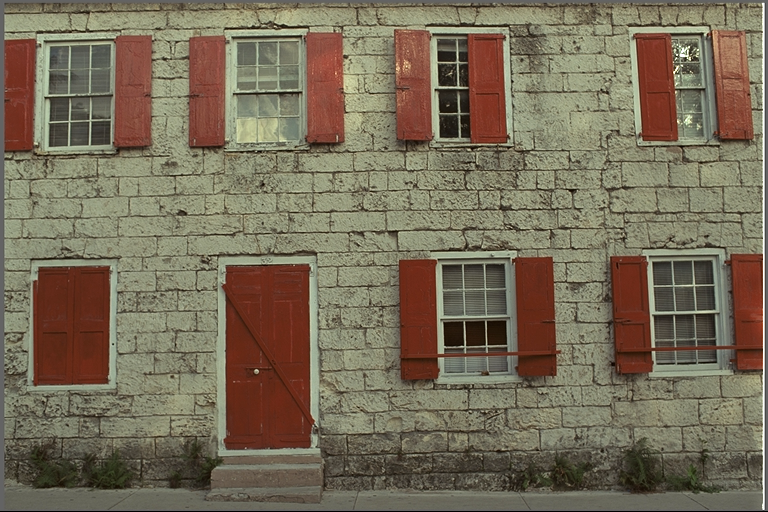
#> input picture data/kodim01.png, 768 x 512 px; its folder holds 5 pictures in this run
$ jupyter execute analysis_image01.ipynb
#> lines starting #> are read from the running program, lines starting #| are printed output that depends on the picture; after the words box and inside, x2 and y2 are one past the last pixel; in counts of white or black regions, pixels touching at a corner belong together; long printed decimals are rounded
### utils.py
import cv2
import os
import numpy as np
import matplotlib.pyplot as plt
from skimage.metrics import structural_similarity as ssim


def list_images(folder):
    exts = ('.png', '.jpg', '.jpeg', '.bmp')
    return sorted([os.path.join(folder, f) for f in os.listdir(folder) if f.lower().endswith(exts)])


def read_images( path , gray = False ):
#> called with path = '../data/kodim01.png', gray = False
    img = cv2.imread(path)
#> img is the input picture: shape (512, 768, 3); mean B, G, R 88.4, 108.7, 119.8
    if img is None:
        raise FileNotFoundError(f"Image not found: {path}")

    if gray:
        return cv2.cvtColor(img, cv2.COLOR_BGR2GRAY)

    # Convert BGR to RGB for matplotlib
    return cv2.cvtColor(img, cv2.COLOR_BGR2RGB)


def show_image(img, title='' ):

    if img.ndim == 2:
        plt.imshow(img, cmap='gray')
    else:
        plt.imshow(img)
    plt.title(title)
    plt.axis('off')
    plt.show()


def add_salt_pepper_noise(img, p):
    noisy = img.copy()
    rand = np.random.rand(*img.shape)

    noisy[rand < p/2] = 0        # Poivre
    noisy[rand > 1 - p/2] = 255  # Sel

    return noisy


def add_gaussian_noise(img, mean=0, sigma=10):

    noisy = img.copy().astype(np.float32)
    gauss = np.random.normal(mean, sigma, img.shape)
    noisy += gauss
    noisy = np.clip(noisy, 0, 255)  # garder les valeurs entre 0 et 255
    return noisy.astype(np.uint8)

def psnr(original, processed):
    mse = np.mean((original - processed) ** 2)
    if mse == 0:
        return float('inf')
    return 20 * np.log10(255.0 / np.sqrt(mse))

### NoteBook/analysis_image01.ipynb
[cell 1]
import cv2
import matplotlib.pyplot as plt
from skimage.metrics import structural_similarity as ssim

[cell 2]
import sys
sys.path.append("..")

[cell 3]
sys.path.append("...")
from utils import list_images, show_image, read_images, add_salt_pepper_noise , add_gaussian_noise ,psnr

[cell 4]
list_images('../data')

[cell 5]

image = read_images('../data/kodim01.png')
show_image(image , 'image 01 ')

[cell 6]
gray = read_images('../data/kodim01.png',gray=True)
#> call 2 of read_images, with path = '../data/kodim01.png', gray = True
#> in read_images (call 2), `return cv2.cvtColor(img, cv2.COLOR_BGR2GRAY)`:
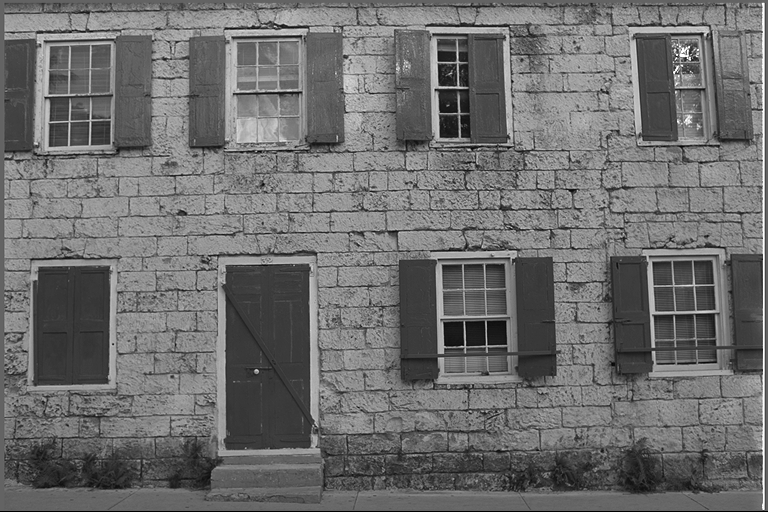
#> returned value: shape (512, 768); min 0, max 255, mean 109.7
show_image(gray , 'gray 01 ')

[cell 7]
hist = cv2.calcHist([gray], [0], None, [256], [0,256])
#> hist = 256 values, max 9137 at index 99, min 0 at index 5, mean 1536

[cell 8]
plt.figure(figsize=(10,4))
equalized = cv2.equalizeHist(gray)
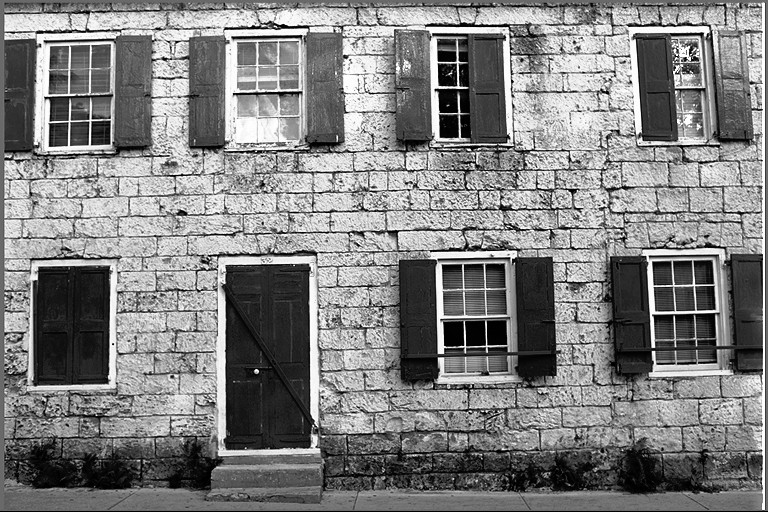
#> equalized: shape (512, 768); min 0, max 255, mean 128.3
hist_eq = cv2.calcHist([equalized], channels=[0], mask=None, histSize=[256],ranges= [0,256])
#> hist_eq = 256 values, max 9137 at index 105, min 0 at index 18, mean 1536

# Affichage de l'image originale gray
plt.subplot(1,2,1)
plt.imshow(gray, cmap='gray')
plt.title("Original Gray Image")
plt.axis('off')
plt.savefig("../results/processed/filtered/image01/gray_image.png", dpi=300, bbox_inches='tight')


plt.subplot(1,2,2)
plt.plot(hist, color='blue')
plt.title("Histogramme original")
plt.xlabel("Intensité")
plt.ylabel("Nombre de pixels")
plt.savefig("../results/histograms/image01/Histogramme_original.png", dpi=300, bbox_inches='tight')
#> figure, not shown here; panel 2: curve peaks at x = 99, y = 9137
plt.show()

[cell 9]
equalized = cv2.equalizeHist(gray)
hist_eq = cv2.calcHist([equalized], channels=[0], mask=None, histSize=[256],ranges= [0,256])

[cell 10]
plt.figure(figsize=(10,4))

# Affichage de l'image originale gray
plt.subplot(1,2,1)
plt.imshow(equalized, cmap='gray')
plt.title("Equalized Image")
plt.axis('off')
plt.savefig("../results/processed/filtered/image01/Equalized_Image.png", dpi=300, bbox_inches='tight')


plt.subplot(1,2,2)
plt.plot(hist_eq, color='blue')
plt.title("Histogramme Equalized")
plt.xlabel("Intensité")
plt.ylabel("Nombre de pixels")
plt.savefig("../results/histograms/image01/Histogramme_Equalized.png", dpi=300, bbox_inches='tight')
#> figure, not shown here; panel 2: curve peaks at x = 105, y = 9137

plt.show()

[cell 11]
clahe = cv2.createCLAHE(clipLimit=2.0, tileGridSize=(8, 8))
clahe_img = clahe.apply(gray)
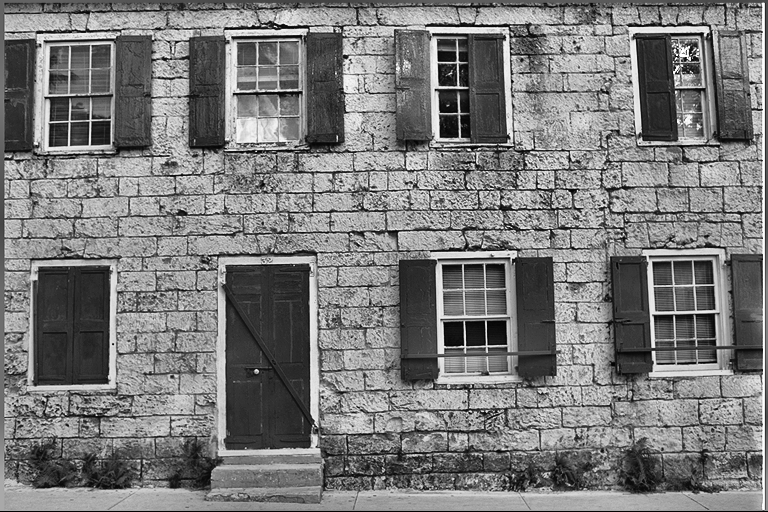
#> clahe_img: shape (512, 768); min 0, max 255, mean 122.4
hist_clahe = cv2.calcHist([clahe_img], [0], None, [256], [0,256])
#> hist_clahe = 256 values, max 3202 at index 48, min 2 at index 0, mean 1536

[cell 12]

clahe = cv2.createCLAHE(clipLimit=2.0, tileGridSize=(8, 8))
clahe_img = clahe.apply(gray)
plt.figure(figsize=(10,4))

# Image CLAHE
plt.subplot(1,2,1)
plt.imshow(clahe_img, cmap='gray')
plt.title("Image après CLAHE")
plt.axis('off')
plt.savefig("../results/processed/filtered/image01/CLAHE_image.png", dpi=300, bbox_inches='tight')

# Histogramme CLAHE
plt.subplot(1,2,2)
plt.plot(hist_clahe, color='blue')
plt.title("Histogramme après CLAHE")
plt.xlabel("Intensité")
plt.ylabel("Nombre de pixels")
plt.savefig("../results/histograms/image01/Histogramme_CLAHE.png", dpi=300, bbox_inches='tight')
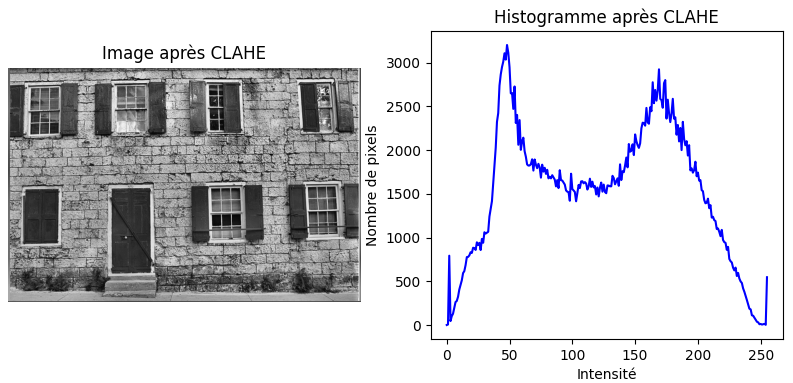
#> figure drawn by matplotlib, 2 panels; panel 2: curve peaks at x = 48, y = 3202

plt.show()

[cell 13]
plt.figure(figsize=(10,4))

plt.subplot(1,3,1)
plt.imshow(gray, cmap='gray')
plt.title("Original Gray Image")
plt.axis('off')

plt.subplot(1,3,2)
plt.imshow(equalized, cmap='gray')
plt.title("Equalized Image")
plt.axis('off')

plt.subplot(1,3,3)
plt.imshow(clahe_img, cmap='gray')
plt.title("Image après CLAHE")
plt.axis('off')

plt.show()

[cell 14]
noisy_img_salt_pepper = add_salt_pepper_noise(gray, 0.05)

# --- Affichage ---
plt.figure(figsize=(12,4))

plt.subplot(1,2,1)
plt.imshow(gray, cmap='gray')
plt.title("Original Gray Image")
plt.axis('off')


plt.subplot(1,2,2)
plt.imshow(noisy_img_salt_pepper, cmap='gray')
plt.title("Image avec Sel et Poivre")
plt.axis('off')


plt.show()

[cell 15]
plt.subplot(1,2,2)
plt.imshow(noisy_img_salt_pepper, cmap='gray')
plt.title("Image avec Sel et Poivre")
plt.axis('off')
plt.savefig("../results/processed/noisy/image01/Sel_et_Poivre_image.png", dpi=300, bbox_inches='tight')

[cell 16]
img_noisy_gauss =add_gaussian_noise(gray, mean=0, sigma=15)

[cell 17]
# --- Affichage ---
plt.figure(figsize=(12,4))

plt.subplot(1,2,1)
plt.imshow(gray, cmap='gray')
plt.title("Original Gray Image")
plt.axis('off')


plt.subplot(1,2,2)
plt.imshow(img_noisy_gauss, cmap='gray')
plt.title("Image avec bruit Gaussien")
plt.axis('off')

[cell 18]
plt.subplot(1,2,2)
plt.imshow(img_noisy_gauss, cmap='gray')
plt.title("Image avec bruit Gaussien")
plt.axis('off')
plt.savefig("../results/processed/noisy/image01/bruit_Gaussien_image.png", dpi=300, bbox_inches='tight')

[cell 19]
img_blur_sp=cv2.blur(noisy_img_salt_pepper ,(3,3))
img_blur_gauss=cv2.blur(img_noisy_gauss ,(3,3))

[cell 20]
plt.figure(figsize=(12,4))

plt.subplot(1,4,1)
plt.imshow(noisy_img_salt_pepper, cmap='gray')
plt.title("Image bruitée (salt&pepper)")
plt.axis('off')

plt.subplot(1,4,2)
plt.imshow(img_noisy_gauss, cmap='gray')
plt.title("Image bruitée (Gaussien)")
plt.axis('off')

plt.subplot(1,4,3)
plt.imshow(img_blur_sp, cmap='gray')
plt.title("Box Filter pour SP ")
plt.axis('off')
plt.savefig("../results/processed/filtered/image01/Box_Filter_pour_SP.png", dpi=300, bbox_inches='tight')

plt.subplot(1,4,4)
plt.imshow(img_blur_gauss, cmap='gray')
plt.title("Box Filter  pour gauss")
plt.axis('off')

plt.show()

[cell 21]
plt.subplot(1,4,3)
plt.imshow(img_blur_sp, cmap='gray')
plt.title("Box Filter pour SP ")
plt.axis('off')
plt.savefig("../results/processed/filtered/image01/Box_Filter_pour_SP.png", dpi=300, bbox_inches='tight')

[cell 22]
plt.subplot(1,4,4)
plt.imshow(img_blur_gauss, cmap='gray')
plt.title("Box Filter  pour gauss")
plt.axis('off')
plt.savefig("../results/processed/filtered/image01/Box_Filter_pour_gauss.png", dpi=300, bbox_inches='tight')

[cell 23]
img_filter_gauss_sp = cv2.GaussianBlur(noisy_img_salt_pepper, (3,3), sigmaX=1)
img_filter_gauss_for_gauss = cv2.GaussianBlur(img_noisy_gauss, (3,3), sigmaX=1)

[cell 24]
plt.figure(figsize=(12,4))

plt.subplot(1,4,1)
plt.imshow(noisy_img_salt_pepper, cmap='gray')
plt.title("Image bruitée (salt&pepper)")
plt.axis('off')

plt.subplot(1,4,2)
plt.imshow(img_noisy_gauss, cmap='gray')
plt.title("Image bruitée (Gaussien)")
plt.axis('off')

plt.subplot(1,4,3)
plt.imshow(img_filter_gauss_sp, cmap='gray')
plt.title("Filtre Gaussien pour SP ")
plt.axis('off')

plt.subplot(1,4,4)
plt.imshow(img_filter_gauss_for_gauss, cmap='gray')
plt.title("Filtre Gaussien pour gauss")
plt.axis('off')

plt.show()

[cell 25]
plt.subplot(1,4,3)
plt.imshow(img_filter_gauss_sp, cmap='gray')
plt.title("Filtre Gaussien pour SP ")
plt.axis('off')
plt.savefig("../results/processed/filtered/image01/Filtre_Gaussien_pour_SP.png", dpi=300, bbox_inches='tight')

[cell 26]
plt.subplot(1,4,4)
plt.imshow(img_filter_gauss_for_gauss, cmap='gray')
plt.title("Filtre Gaussien pour gauss")
plt.axis('off')
plt.savefig("../results/processed/filtered/image01/Filtre_Gaussien_pour_gauss.png", dpi=300, bbox_inches='tight')

[cell 27]
median_sp = cv2.medianBlur(noisy_img_salt_pepper, 3)
median_gauss = cv2.medianBlur(img_noisy_gauss, 3)

[cell 28]
plt.figure(figsize=(12,4))

plt.subplot(1,4,1)
plt.imshow(noisy_img_salt_pepper, cmap='gray')
plt.title("Image bruitée (salt&pepper)")
plt.axis('off')

plt.subplot(1,4,2)
plt.imshow(img_noisy_gauss, cmap='gray')
plt.title("Image bruitée (Gaussien)")
plt.axis('off')

plt.subplot(1,4,3)
plt.imshow(median_sp, cmap='gray')
plt.title("Filtre median pour SP ")
plt.axis('off')

plt.subplot(1,4,4)
plt.imshow(median_gauss, cmap='gray')
plt.title("Filtre median pour gauss")
plt.axis('off')

plt.show()

[cell 29]
plt.subplot(1,4,3)
plt.imshow(median_sp, cmap='gray')
plt.title("Filtre median pour SP ")
plt.axis('off')
plt.savefig("../results/processed/filtered/image01/Filtre_median_pour_SP.png", dpi=300, bbox_inches='tight')

[cell 30]
plt.subplot(1,4,4)
plt.imshow(median_gauss, cmap='gray')
plt.title("Filtre median pour gauss")
plt.axis('off')
plt.savefig("../results/processed/filtered/image01/Filtre_median_pour_gauss.png", dpi=300, bbox_inches='tight')

[cell 31]
bilateral_sp = cv2.bilateralFilter(noisy_img_salt_pepper, d=9, sigmaColor=75, sigmaSpace=75)
bilateral_gauss = cv2.bilateralFilter(img_noisy_gauss, d=9, sigmaColor=75, sigmaSpace=75)

[cell 32]
plt.figure(figsize=(12,4))
plt.subplot(1,4,1)
plt.imshow(noisy_img_salt_pepper, cmap='gray')
plt.title("Image bruitée (salt&pepper)")
plt.axis('off')

plt.subplot(1,4,2)
plt.imshow(img_noisy_gauss, cmap='gray')
plt.title("Image bruitée (Gaussien)")
plt.axis('off')

plt.subplot(1,4,3)
plt.imshow(bilateral_sp, cmap='gray')
plt.title("Filtre Bilateral pour SP")
plt.axis('off')

plt.subplot(1,4,4)
plt.imshow(bilateral_gauss, cmap='gray')
plt.title("Filtre Bilateral pour Gauss")
plt.axis('off')
plt.show()

[cell 33]
plt.subplot(1,4,3)
plt.imshow(bilateral_sp, cmap='gray')
plt.title("Filtre Bilateral pour SP")
plt.axis('off')
plt.savefig("../results/processed/filtered/image01/Filtre_Bilateral_pour_SP.png", dpi=300, bbox_inches='tight')

[cell 34]
plt.subplot(1,4,4)
plt.imshow(bilateral_gauss, cmap='gray')
plt.title("Filtre Bilateral pour Gauss")
plt.axis('off')
plt.savefig("../results/processed/filtered/image01/Filtre_Bilateral_pour_gauss.png", dpi=300, bbox_inches='tight')
plt.show()

[cell 35]
from skimage.filters.rank import median
from skimage.morphology import disk

[cell 36]
nagao_sp = median(noisy_img_salt_pepper, disk(2))
nagao_gauss = median(img_noisy_gauss, disk(2))

[cell 37]
plt.figure(figsize=(12,4))
plt.subplot(1,4,1)
plt.imshow(noisy_img_salt_pepper, cmap='gray')
plt.title("Image bruitée (SP)")
plt.axis('off')

plt.subplot(1,4,2)
plt.imshow(img_noisy_gauss, cmap='gray')
plt.title("Image bruitée (Gauss)")
plt.axis('off')

plt.subplot(1,4,3)
plt.imshow(nagao_sp, cmap='gray')
plt.title("Filtre Nagao SP")
plt.axis('off')

plt.subplot(1,4,4)
plt.imshow(nagao_gauss, cmap='gray')
plt.title("Filtre Nagao Gauss")
plt.axis('off')
plt.show()

[cell 38]
plt.subplot(1,4,3)
plt.imshow(nagao_sp, cmap='gray')
plt.title("Filtre Nagao SP")
plt.axis('off')
plt.savefig("../results/processed/filtered/image01/Filtre_Nagao_pour_SP.png", dpi=300, bbox_inches='tight')

[cell 39]
plt.subplot(1,4,4)
plt.imshow(nagao_gauss, cmap='gray')
plt.title("Filtre Nagao Gauss")
plt.axis('off')
plt.savefig("../results/processed/filtered/image01/Filtre_Nagao_pour_gauss.png", dpi=300, bbox_inches='tight')
plt.show()

[cell 40]
kernel = cv2.getStructuringElement(cv2.MORPH_RECT, (3,3))

[cell 41]
erosion = cv2.erode(gray, kernel, iterations=1)
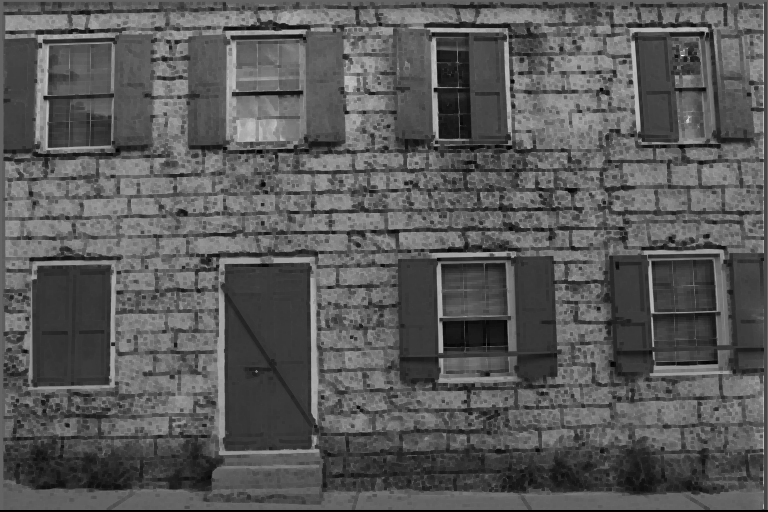
#> erosion: shape (512, 768); min 0, max 255, mean 88.3

[cell 42]
dilation = cv2.dilate(gray, kernel, iterations=1)
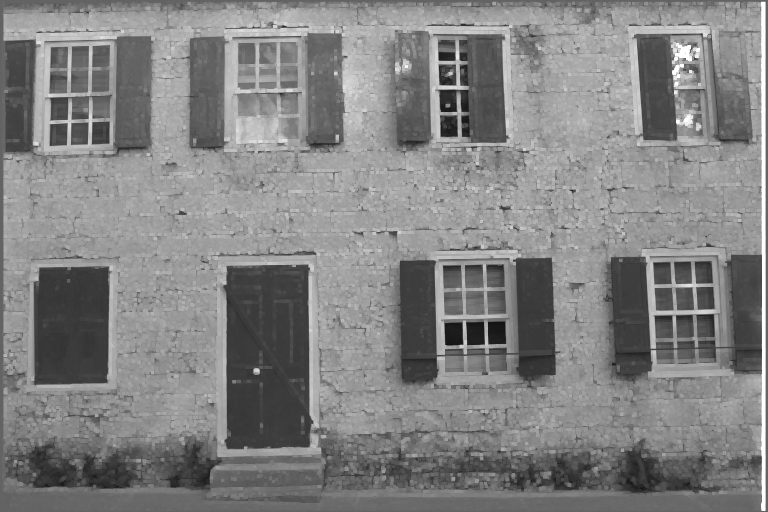
#> dilation: shape (512, 768); min 16, max 255, mean 130.1

[cell 43]
opening = cv2.morphologyEx(gray, cv2.MORPH_OPEN, kernel)

[cell 44]
closing = cv2.morphologyEx(gray, cv2.MORPH_CLOSE, kernel)

[cell 45]
tophat = cv2.morphologyEx(gray, cv2.MORPH_TOPHAT, kernel)
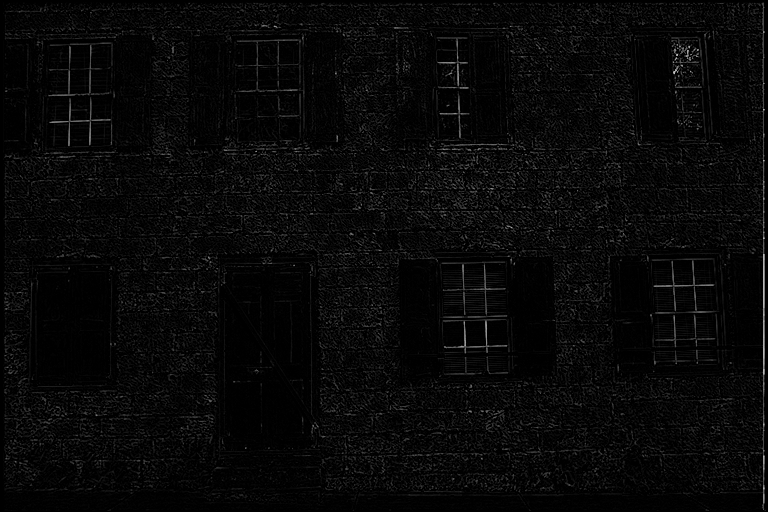
#> tophat: shape (512, 768); min 0, max 195, mean 8

[cell 46]
plt.figure(figsize=(12,6))
plt.subplot(2,3,1), plt.imshow(gray, cmap='gray'), plt.title('Image originale'), plt.axis('off')
plt.subplot(2,3,2), plt.imshow(erosion, cmap='gray'), plt.title('Érosion'), plt.axis('off')
plt.subplot(2,3,3), plt.imshow(dilation, cmap='gray'), plt.title('Dilatation'), plt.axis('off')
plt.subplot(2,3,4), plt.imshow(opening, cmap='gray'), plt.title('Ouverture'), plt.axis('off')
plt.subplot(2,3,5), plt.imshow(closing, cmap='gray'), plt.title('Fermeture'), plt.axis('off')
plt.subplot(2,3,6), plt.imshow(tophat, cmap='gray'), plt.title('Top-hat'), plt.axis('off')
plt.savefig("../results/processed/morphology/image01/morpho_operations.png", dpi=300, bbox_inches='tight')
plt.show()

[cell 47]
# 1. Amélioration du contraste avec CLAHE
clahe = cv2.createCLAHE(clipLimit=2.0, tileGridSize=(8,8))
img_contrast = clahe.apply(gray)

[cell 48]
# 2. Filtrage (filtre médian pour bruit Sel & Poivre)
img_filtered = cv2.medianBlur(img_contrast, 3)

[cell 49]
# 3. Morphologie
kernel = cv2.getStructuringElement(cv2.MORPH_RECT, (3,3))
img_morph = cv2.morphologyEx(img_filtered, cv2.MORPH_OPEN, kernel)
img_morph = cv2.morphologyEx(img_morph, cv2.MORPH_CLOSE, kernel)
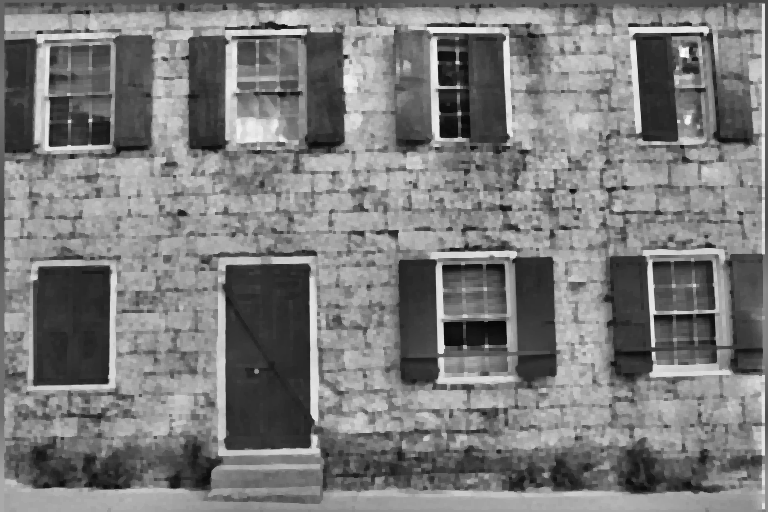
#> img_morph: shape (512, 768); min 7, max 255, mean 122.6

[cell 50]
# 4. Segmentation (Otsu)
_, img_segmented = cv2.threshold(img_morph, 0, 255, cv2.THRESH_BINARY + cv2.THRESH_OTSU)
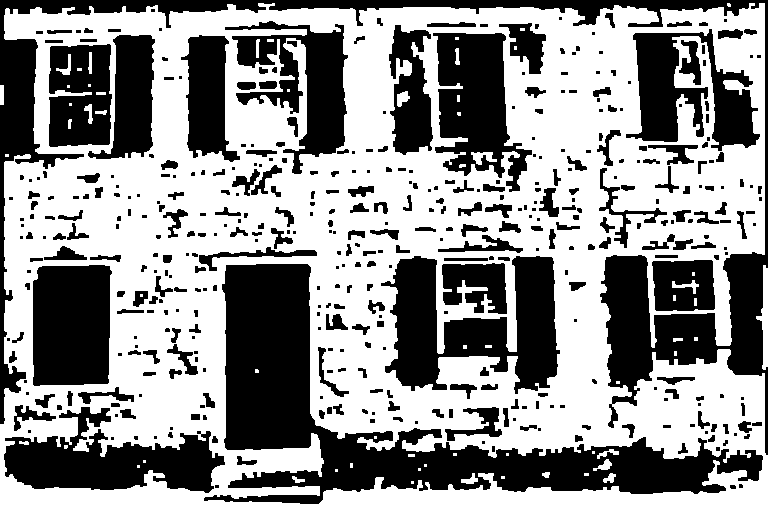
#> img_segmented: shape (512, 768); 57.6% white; 438 black regions (186 under 20 px), largest, box (x1, y1, x2, y2) and area: (204, 264, 763, 504) 35015, (0, 0, 768, 455) 27756, (381, 256, 560, 394) 13118

[cell 51]
# Visualisation
plt.figure(figsize=(12,4))
plt.subplot(1,4,1), plt.imshow(gray, cmap='gray'), plt.title('Image originale'), plt.axis('off')
plt.subplot(1,4,2), plt.imshow(img_contrast, cmap='gray'), plt.title('Contraste CLAHE'), plt.axis('off')
plt.subplot(1,4,3), plt.imshow(img_morph, cmap='gray'), plt.title('Filtrage + Morphologie'), plt.axis('off')
plt.subplot(1,4,4), plt.imshow(img_segmented, cmap='gray'), plt.title('Segmentation Otsu'), plt.axis('off')
plt.savefig("../results/processed/morphology/image01/morphology.png", dpi=300, bbox_inches='tight')
plt.show()

[cell 52]
plt.figure(figsize=(15,4))

plt.subplot(1,5,1)
plt.imshow(gray, cmap='gray')
plt.title('Originale')
plt.axis('off')

plt.subplot(1,5,2)
plt.imshow(noisy_img_salt_pepper, cmap='gray')
plt.title('Bruit Sel & Poivre')
plt.axis('off')

plt.subplot(1,5,3)
plt.imshow(img_filtered, cmap='gray')
plt.title('Filtrée')
plt.axis('off')

plt.subplot(1,5,4)
plt.imshow(img_morph, cmap='gray')
plt.title('Morphologie')
plt.axis('off')

plt.subplot(1,5,5)
plt.imshow(img_segmented, cmap='gray')
plt.title('Segmentée')
plt.axis('off')
plt.savefig("../results/processed/morphology/image01/pipeline_images.png", dpi=300, bbox_inches='tight')
plt.show()

[cell 53]
ssim_value = ssim(gray, img_segmented)
#> ssim_value = 0.194
print("SSIM:", ssim_value)
#| SSIM: 0.1936

[cell 54]
psnr_value = psnr(gray, img_segmented)
#> in psnr, `mse = np.mean((original - processed) ** 2)`: mse = 102.8
#> psnr_value = 28.01
print("PSNR:", psnr_value)
#| PSNR: 28.012
PSNR: 27.69674246176274

[cell 55]
plt.figure(figsize=(10,4))
plt.hist(gray.ravel(), bins=256, color='blue', alpha=0.5, label='gray')
plt.hist(img_segmented.ravel(), bins=256, color='red', alpha=0.5, label='img_segmented')
plt.legend()
plt.savefig("../results/histograms/image01/hist_comparison.png", dpi=300, bbox_inches='tight')
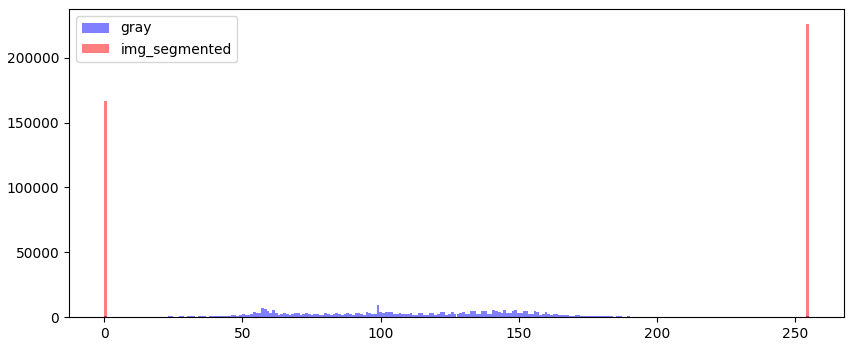
#> figure drawn by matplotlib, 1 panel; tallest bar 9137 high, from x = 98.61 to 99.61; tallest bar 226461 high, from x = 254 to 255
plt.show()
